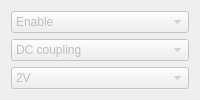
                <widget class="QWidget" name="A_2">
                 <attribute name="title">
                  <string>Ch A</string>
                 </attribute>
                 <layout class="QVBoxLayout" name="verticalLayout_15">
                  <item>
                   <widget class="QComboBox" name="Aenable_2">
                    <property name="enabled">
                     <bool>false</bool>
                    </property>
                    <item>
                     <property name="text">
                      <string>Enable</string>
                     </property>
                    </item>
                    <item>
                     <property name="text">
                      <string>Disable</string>
                     </property>
                    </item>
                   </widget>
                  </item>
                  <item>
                   <widget class="QComboBox" name="ACoupling_2">
                    <property name="enabled">
                     <bool>false</bool>
                    </property>
                    <item>
                     <property name="text">
                      <string>DC coupling</string>
                     </property>
                    </item>
                    <item>
                     <property name="text">
                      <string>AC coupling</string>
                     </property>
                    </item>
                   </widget>
                  </item>
                  <item>
                   <widget class="QComboBox" name="AInputRange_2">
                    <property name="enabled">
                     <bool>false</bool>
                    </property>
                    <item>
                     <property name="text">
                      <string>2V</string>
                     </property>
                    </item>
                    <item>
                     <property name="text">
                      <string>10V</string>
                     </property>
                    </item>
                   </widget>
                  </item>
                 </layout>
                </widget>
